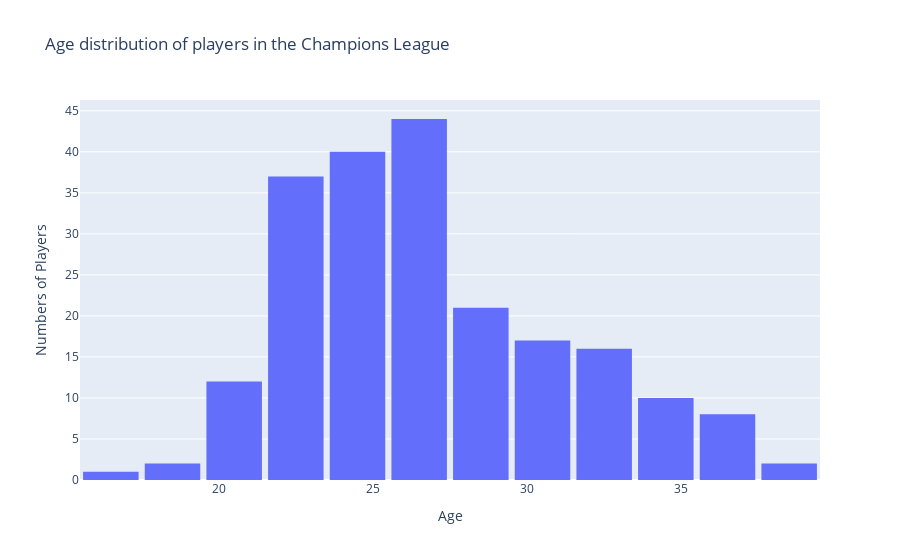

The notebook cell saved with this chart:
### Code cell
fig = px.histogram(ucl,x='Age',nbins=12,title='Age distribution of players in the Champions League')

fig.update_layout(
    bargap=0.1,
    xaxis_title='Age',
    yaxis_title='Numbers of Players'
)

fig.show()

### Figure 1 — Plotly figure (JSON) as saved in the notebook; plotly's stock layout.template omitted (floating-point values rounded to 4 significant figures; data arrays with more than 128 entries replaced by an {"elided": "..."} marker saying what was removed)
{"data": [{"bingroup": "x", "hovertemplate": "Age=%{x}<br>count=%{y}<extra></extra>", "legendgroup": "", "marker": {"color": "#636efa", "pattern": {"shape": ""}}, "name": "", "nbinsx": 12, "orientation": "v", "showlegend": false, "x": {"elided": "210 int values"}, "xaxis": "x", "yaxis": "y", "type": "histogram"}], "layout": {"xaxis": {"anchor": "y", "domain": [0.0, 1.0], "title": {"text": "Age"}}, "yaxis": {"anchor": "x", "domain": [0.0, 1.0], "title": {"text": "Numbers of Players"}}, "legend": {"tracegroupgap": 0}, "title": {"text": "Age distribution of players in the Champions League"}, "barmode": "relative", "bargap": 0.1}}
